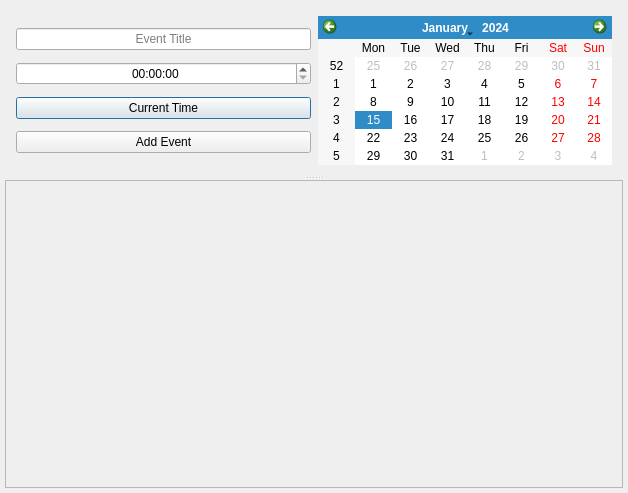
<?xml version="1.0" encoding="UTF-8"?>
<ui version="4.0">
 <class>WaiterDialog</class>
 <widget class="QDialog" name="WaiterDialog">
  <property name="geometry">
   <rect>
    <x>0</x>
    <y>0</y>
    <width>628</width>
    <height>493</height>
   </rect>
  </property>
  <property name="windowTitle">
   <string>WaiterDialog</string>
  </property>
  <layout class="QVBoxLayout" name="verticalLayout_3">
   <property name="spacing">
    <number>0</number>
   </property>
   <property name="margin">
    <number>5</number>
   </property>
   <item>
    <widget class="QSplitter" name="splitter">
     <property name="orientation">
      <enum>Qt::Vertical</enum>
     </property>
     <widget class="QWidget" name="layoutWidget">
      <layout class="QHBoxLayout" name="horizontalLayout_2">
       <property name="spacing">
        <number>7</number>
       </property>
       <property name="sizeConstraint">
        <enum>QLayout::SetMaximumSize</enum>
       </property>
       <item>
        <layout class="QVBoxLayout" name="verticalLayout_2">
         <property name="spacing">
          <number>0</number>
         </property>
         <property name="sizeConstraint">
          <enum>QLayout::SetFixedSize</enum>
         </property>
         <item>
          <widget class="QLineEdit" name="EventTitle">
           <property name="alignment">
            <set>Qt::AlignCenter</set>
           </property>
           <property name="placeholderText">
            <string>Event Title</string>
           </property>
          </widget>
         </item>
         <item>
          <widget class="QTimeEdit" name="EntryTime">
           <property name="alignment">
            <set>Qt::AlignCenter</set>
           </property>
           <property name="displayFormat">
            <string>HH:mm:ss</string>
           </property>
          </widget>
         </item>
         <item>
          <widget class="QPushButton" name="CurrentTime">
           <property name="text">
            <string>Current Time</string>
           </property>
          </widget>
         </item>
         <item>
          <widget class="QPushButton" name="AddButton">
           <property name="text">
            <string>Add Event</string>
           </property>
          </widget>
         </item>
        </layout>
       </item>
       <item>
        <widget class="QCalendarWidget" name="EntryDate">
         <property name="sizePolicy">
          <sizepolicy hsizetype="Preferred" vsizetype="Maximum">
           <horstretch>0</horstretch>
           <verstretch>0</verstretch>
          </sizepolicy>
         </property>
        </widget>
       </item>
      </layout>
     </widget>
     <widget class="QScrollArea" name="TimerScroller">
      <property name="sizePolicy">
       <sizepolicy hsizetype="Expanding" vsizetype="Expanding">
        <horstretch>0</horstretch>
        <verstretch>0</verstretch>
       </sizepolicy>
      </property>
      <property name="sizeIncrement">
       <size>
        <width>0</width>
        <height>0</height>
       </size>
      </property>
      <property name="widgetResizable">
       <bool>true</bool>
      </property>
      <widget class="QWidget" name="TimerScrollerWidget">
       <property name="geometry">
        <rect>
         <x>0</x>
         <y>0</y>
         <width>612</width>
         <height>70</height>
        </rect>
       </property>
       <layout class="QVBoxLayout" name="verticalLayout">
        <property name="spacing">
         <number>0</number>
        </property>
        <property name="margin">
         <number>0</number>
        </property>
       </layout>
      </widget>
     </widget>
    </widget>
   </item>
  </layout>
 </widget>
 <layoutdefault spacing="6" margin="11"/>
 <tabstops>
  <tabstop>EventTitle</tabstop>
  <tabstop>EntryTime</tabstop>
  <tabstop>EntryDate</tabstop>
  <tabstop>AddButton</tabstop>
  <tabstop>TimerScroller</tabstop>
 </tabstops>
 <resources/>
 <connections>
  <connection>
   <sender>EventTitle</sender>
   <signal>returnPressed()</signal>
   <receiver>AddButton</receiver>
   <slot>click()</slot>
   <hints>
    <hint type="sourcelabel">
     <x>145</x>
     <y>90</y>
    </hint>
    <hint type="destinationlabel">
     <x>145</x>
     <y>344</y>
    </hint>
   </hints>
  </connection>
  <connection>
   <sender>AddButton</sender>
   <signal>clicked()</signal>
   <receiver>WaiterDialog</receiver>
   <slot>onAddButtonClicked()</slot>
   <hints>
    <hint type="sourcelabel">
     <x>145</x>
     <y>90</y>
    </hint>
    <hint type="destinationlabel">
     <x>145</x>
     <y>344</y>
    </hint>
   </hints>
  </connection>
  <connection>
   <sender>CurrentTime</sender>
   <signal>clicked()</signal>
   <receiver>WaiterDialog</receiver>
   <slot>onCurrentTimeClicked()</slot>
   <hints>
    <hint type="sourcelabel">
     <x>145</x>
     <y>90</y>
    </hint>
    <hint type="destinationlabel">
     <x>145</x>
     <y>344</y>
    </hint>
   </hints>
  </connection>
 </connections>
</ui>
